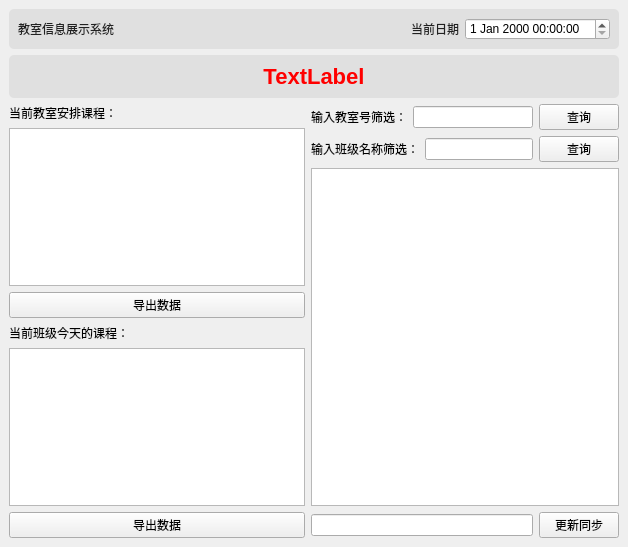
<?xml version="1.0" encoding="UTF-8"?>
<ui version="4.0">
 <class>MainWindow</class>
 <widget class="QMainWindow" name="MainWindow">
  <property name="geometry">
   <rect>
    <x>0</x>
    <y>0</y>
    <width>628</width>
    <height>547</height>
   </rect>
  </property>
  <property name="windowTitle">
   <string>MainWindow</string>
  </property>
  <widget class="QWidget" name="centralwidget">
   <layout class="QGridLayout" name="gridLayout_8">
    <item row="0" column="0" colspan="2">
     <widget class="QFrame" name="frame_3">
      <property name="styleSheet">
       <string notr="true">QFrame {
    background-color: #E0E0E0;
    border-radius: 5px;
}

QLabel {
    color: #212121; /* 深灰黑色的字 */
    background-color: transparent;
}
</string>
      </property>
      <property name="frameShape">
       <enum>QFrame::Shape::StyledPanel</enum>
      </property>
      <property name="frameShadow">
       <enum>QFrame::Shadow::Raised</enum>
      </property>
      <layout class="QGridLayout" name="gridLayout_6">
       <item row="0" column="0">
        <layout class="QHBoxLayout" name="horizontalLayout">
         <item>
          <widget class="QLabel" name="label">
           <property name="font">
            <font>
             <pointsize>9</pointsize>
            </font>
           </property>
           <property name="text">
            <string>教室信息展示系统</string>
           </property>
          </widget>
         </item>
         <item>
          <spacer name="horizontalSpacer">
           <property name="orientation">
            <enum>Qt::Orientation::Horizontal</enum>
           </property>
           <property name="sizeHint" stdset="0">
            <size>
             <width>40</width>
             <height>20</height>
            </size>
           </property>
          </spacer>
         </item>
         <item>
          <widget class="QLabel" name="label_2">
           <property name="text">
            <string>当前日期</string>
           </property>
          </widget>
         </item>
         <item>
          <widget class="QDateTimeEdit" name="dateTimeEdit"/>
         </item>
        </layout>
       </item>
      </layout>
     </widget>
    </item>
    <item row="2" column="0">
     <layout class="QGridLayout" name="gridLayout_5">
      <item row="0" column="0">
       <layout class="QGridLayout" name="gridLayout">
        <item row="1" column="0">
         <widget class="QTextEdit" name="course_text">
          <property name="font">
           <font>
            <pointsize>11</pointsize>
           </font>
          </property>
         </widget>
        </item>
        <item row="0" column="0">
         <widget class="QLabel" name="label_3">
          <property name="text">
           <string>当前教室安排课程：</string>
          </property>
         </widget>
        </item>
        <item row="2" column="0">
         <layout class="QHBoxLayout" name="horizontalLayout_5">
          <item>
           <widget class="QPushButton" name="createfile1">
            <property name="text">
             <string>导出数据</string>
            </property>
           </widget>
          </item>
         </layout>
        </item>
       </layout>
      </item>
      <item row="1" column="0">
       <layout class="QGridLayout" name="gridLayout_2">
        <item row="0" column="0">
         <widget class="QLabel" name="label_4">
          <property name="text">
           <string>当前班级今天的课程：</string>
          </property>
         </widget>
        </item>
        <item row="1" column="0">
         <widget class="QPlainTextEdit" name="next_course_text">
          <property name="font">
           <font>
            <pointsize>11</pointsize>
           </font>
          </property>
         </widget>
        </item>
       </layout>
      </item>
      <item row="2" column="0">
       <layout class="QHBoxLayout" name="horizontalLayout_4">
        <item>
         <widget class="QPushButton" name="createfile2">
          <property name="text">
           <string>导出数据</string>
          </property>
         </widget>
        </item>
       </layout>
      </item>
     </layout>
    </item>
    <item row="2" column="1">
     <layout class="QGridLayout" name="gridLayout_3">
      <item row="1" column="0">
       <layout class="QHBoxLayout" name="horizontalLayout_3">
        <item>
         <widget class="QLineEdit" name="newtime"/>
        </item>
        <item>
         <widget class="QPushButton" name="updata">
          <property name="text">
           <string>更新同步</string>
          </property>
         </widget>
        </item>
       </layout>
      </item>
      <item row="0" column="0">
       <layout class="QGridLayout" name="gridLayout_4">
        <item row="2" column="0">
         <widget class="QTableView" name="classList"/>
        </item>
        <item row="0" column="0">
         <layout class="QHBoxLayout" name="horizontalLayout_2">
          <item>
           <widget class="QLabel" name="label_5">
            <property name="text">
             <string>输入教室号筛选：</string>
            </property>
           </widget>
          </item>
          <item>
           <widget class="QLineEdit" name="classnumber_text"/>
          </item>
          <item>
           <widget class="QPushButton" name="findclassNumber">
            <property name="text">
             <string>查询</string>
            </property>
           </widget>
          </item>
         </layout>
        </item>
        <item row="1" column="0">
         <layout class="QHBoxLayout" name="horizontalLayout_7">
          <item>
           <widget class="QLabel" name="label_7">
            <property name="text">
             <string>输入班级名称筛选：</string>
            </property>
           </widget>
          </item>
          <item>
           <widget class="QLineEdit" name="classname_text"/>
          </item>
          <item>
           <widget class="QPushButton" name="findclassName">
            <property name="text">
             <string>查询</string>
            </property>
           </widget>
          </item>
         </layout>
        </item>
       </layout>
      </item>
     </layout>
    </item>
    <item row="1" column="0" colspan="2">
     <widget class="QFrame" name="frame_2">
      <property name="styleSheet">
       <string notr="true">QFrame {
    background-color: #E0E0E0;
    border-radius: 5px;
}

QLabel {
    color: #212121; /* 深灰黑色的字 */
    background-color: transparent;
}
</string>
      </property>
      <property name="frameShape">
       <enum>QFrame::Shape::StyledPanel</enum>
      </property>
      <property name="frameShadow">
       <enum>QFrame::Shadow::Raised</enum>
      </property>
      <layout class="QGridLayout" name="gridLayout_7">
       <item row="0" column="0">
        <widget class="QLabel" name="notice_label">
         <property name="styleSheet">
          <string notr="true">QLabel {
    /* 红色（也可用十六进制 #FF0000，效果一致） */
    color: #FF0000;
    /* 加粗 */
    font-weight: bold;
    /* 22号字体（若想用工号，可改为 22pt） */
    font-size: 22px;
    /* 指定中文字体，避免系统默认字体乱码 */
    font-family: &quot;Microsoft YaHei&quot;, &quot;SimHei&quot;, &quot;Arial&quot;;
    /* 自动换行（长文本不会超出label范围） */
    word-wrap: break-word;
    /* 允许文本换行（默认QLabel可能不换行） */
    white-space: normal;
    /* 可选：文本居中显示 */
    text-align: center;
}</string>
         </property>
         <property name="text">
          <string>TextLabel</string>
         </property>
         <property name="alignment">
          <set>Qt::AlignmentFlag::AlignCenter</set>
         </property>
        </widget>
       </item>
      </layout>
     </widget>
    </item>
   </layout>
  </widget>
 </widget>
 <resources/>
 <connections/>
</ui>
